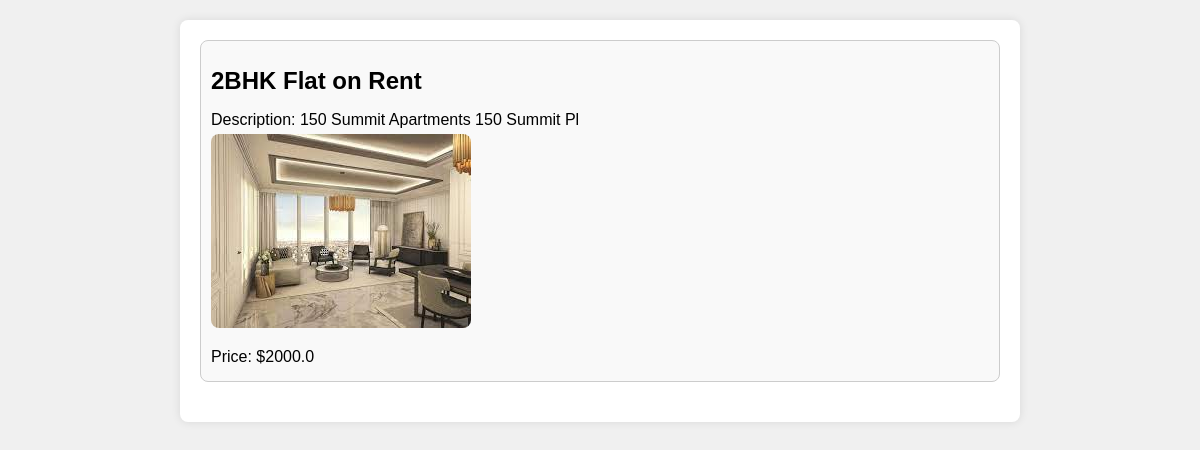
/detail/10/, run on the app's committed database.
### rentalaap/models.py (models this page shows, shortened)
class Property (models.Model):
    title = models.CharField(max_length = 20)
    description = models.TextField()
    price = models.FloatField()
    image = models.ImageField(upload_to = 'images/',null=True,blank = True)
    user = models.ForeignKey(User,on_delete = models.CASCADE,blank = True, null = True)
    verbose_plural_name = 'Properties'

### rentalaap/views.py (the view)
# urls.py: path('detail/<int:id>/', views.detailView,name = 'details' ),
def detailView(request,id):
    try:
        property = Property.objects.get(id = id)
        context = {
            'property' : property
        }
        return render(request, 'details.html',context)
    except:
        return redirect('/home')

### templates/details.html (shortened to what this page needs)
<!DOCTYPE html>
<html lang="en">
<head>
</head>
<body>
    <div class="container">
        <div class="property-info">
            <h1>{{ property.title }}</h1>
            <p>Description: {{ property.description }}</p>
            {% if property.image %}
                <img src="{{ property.image.url }}" alt="{{ property.title }}">
            {% else %}
                <p>No image available</p>
            {% endif %}
            <p>Price: ${{ property.price }}</p>
        </div>
    </div>
</body>
</html>

### templates/details.html (style rules this page uses)
body { font-family: Arial, sans-serif; background-color: #f0f0f0; margin: 0; padding: 0; }
.container { max-width: 800px; margin: 20px auto; padding: 20px; background-color: #fff; border-radius: 8px; box-shadow: 0 0 10px rgba(0, 0, 0, 0.1); }
.property-info { margin-bottom: 20px; padding: 10px; border: 1px solid #ccc; border-radius: 8px; background-color: #f9f9f9; }
.property-info img { max-width: 100%; border-radius: 8px; }
h1 { font-size: 24px; margin-bottom: 10px; }
p { font-size: 16px; margin-bottom: 5px; }

### data on the page
Property: title "2BHK Flat on Rent", description "150 Summit Apartments 150 Summit Pl", image (picture), price "2000.0"
